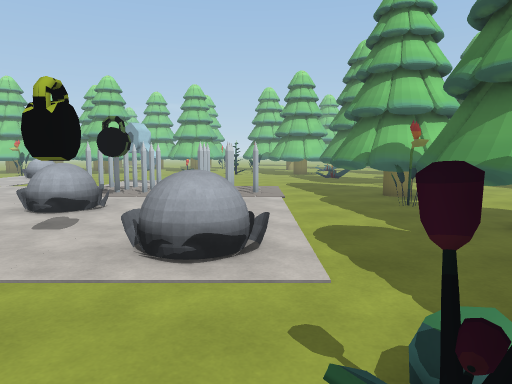
View 1 (above)

24 first-person views from a walk through a scene from a Unity 3-D project. The camera is 1.5 m above the floor, tilts 6° down and sees 70° across. The floor is counted in squares, 1 m on a side. Each view is taken from the middle of a square. On the plan, view 1 faces up. The plan holds only what a view shows up to about 16 squares ahead; the rest is blank. The place goes on beyond the plan. The player is left out.

View 2
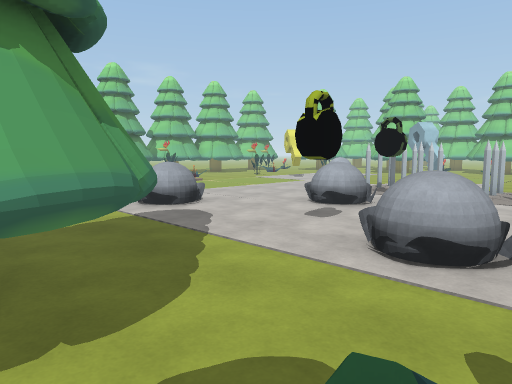

View 3
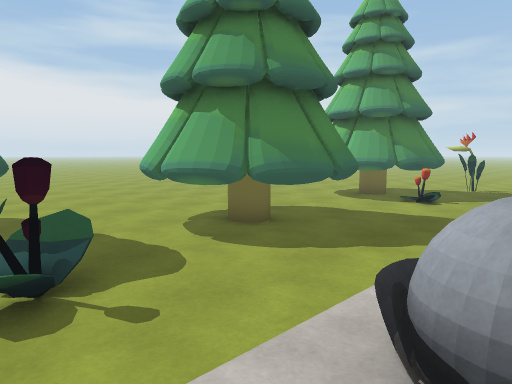

View 4
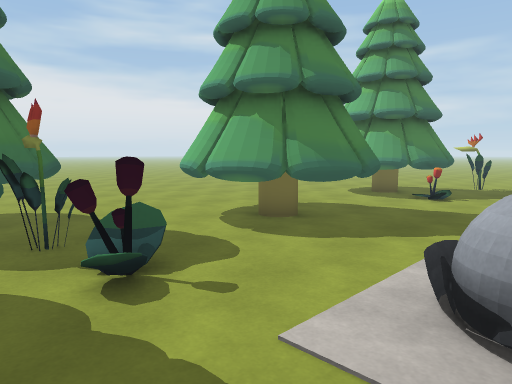

View 5
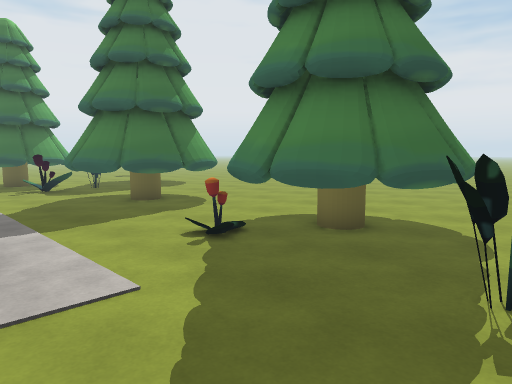

View 6
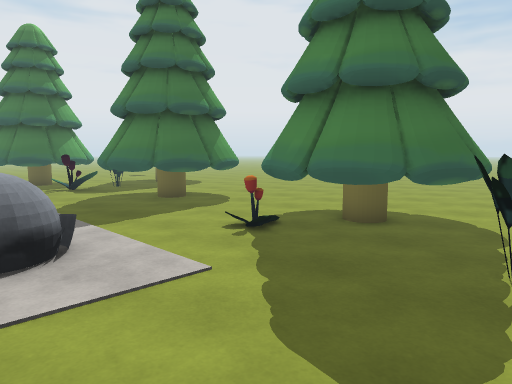

View 7
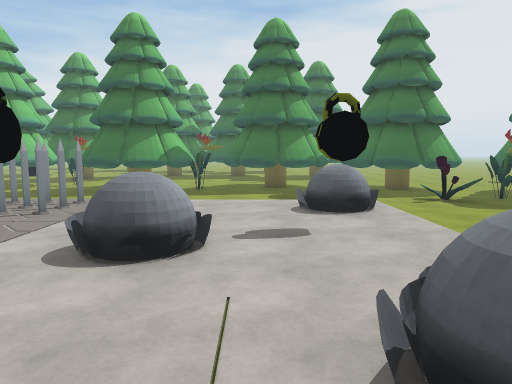

View 8
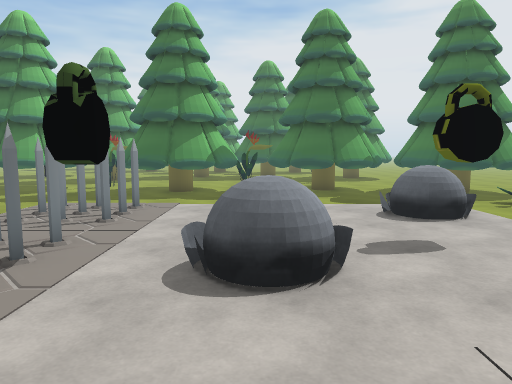

View 9
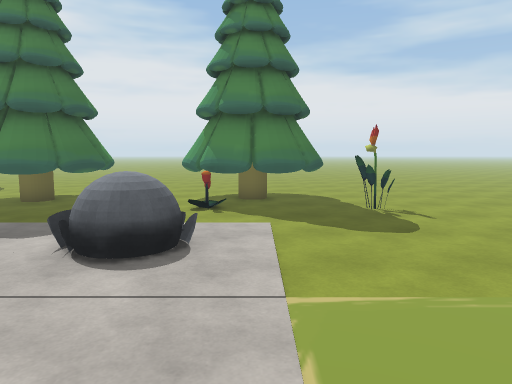

View 10
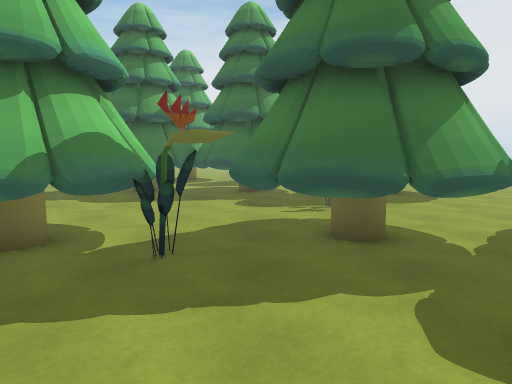

View 11
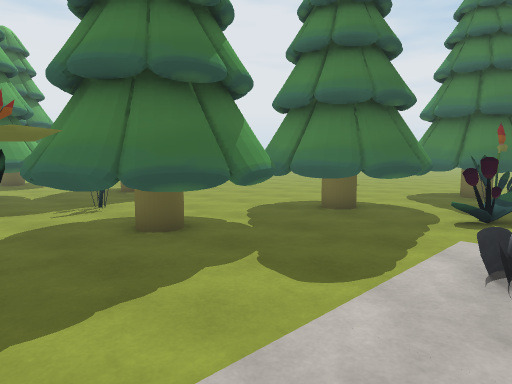

View 12
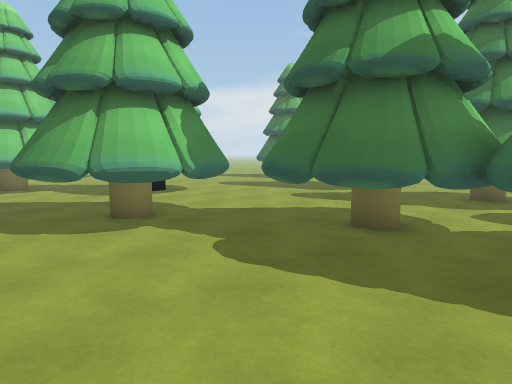

View 13
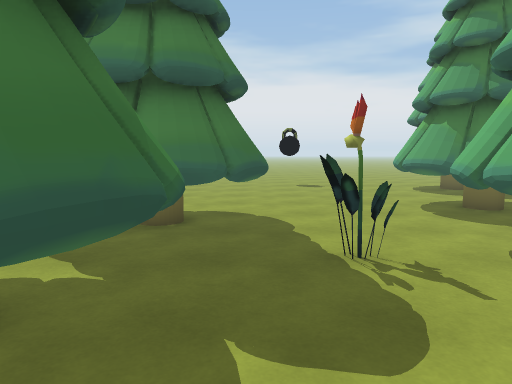

View 14
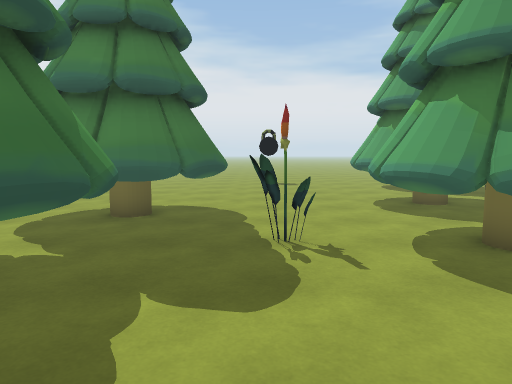

View 15
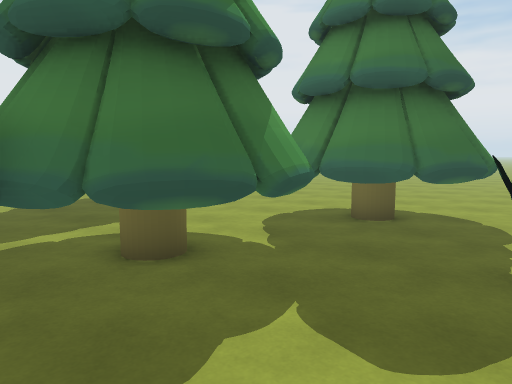

View 16
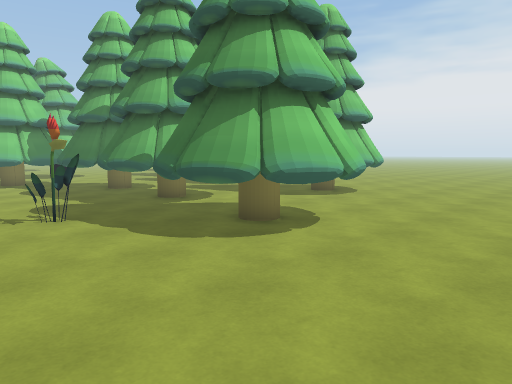

View 17
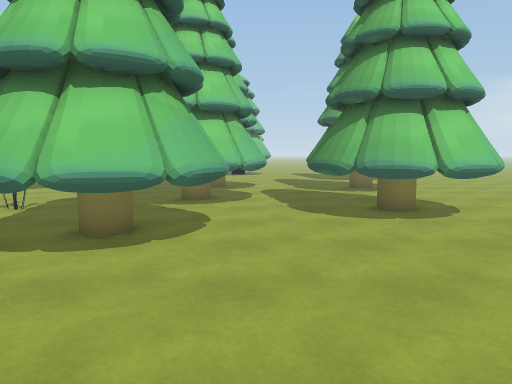

View 18
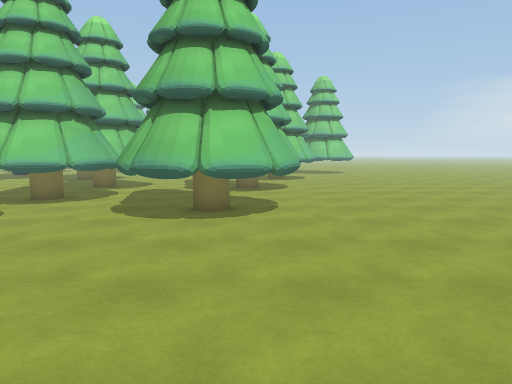

View 19
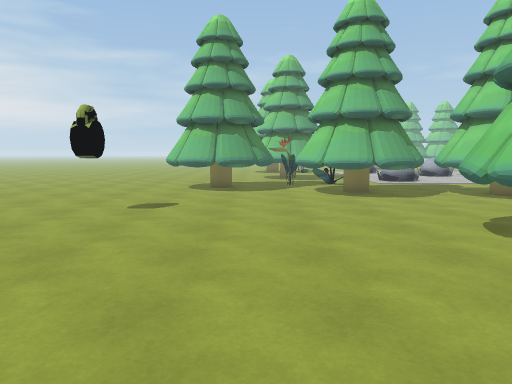

View 20
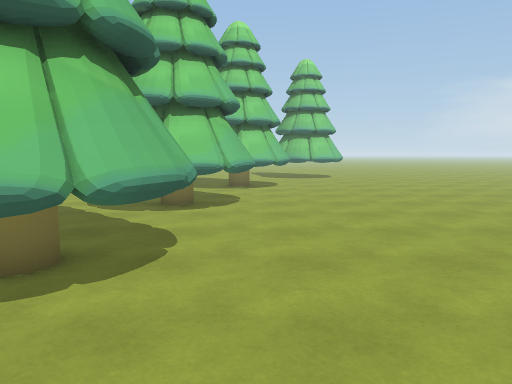

View 21
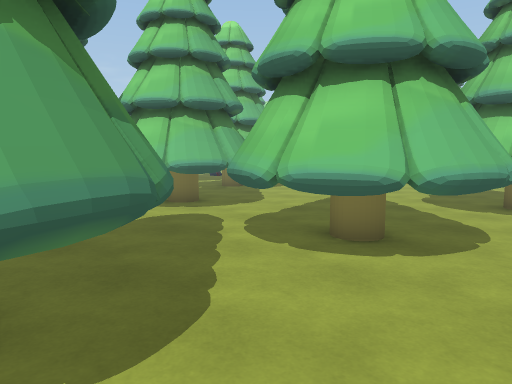

View 22
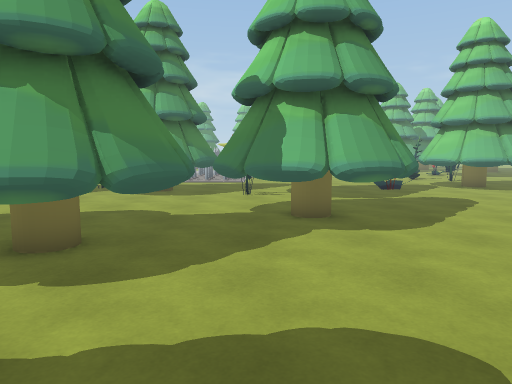

View 23
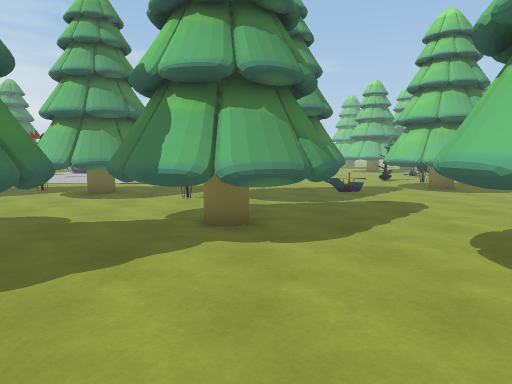

View 24
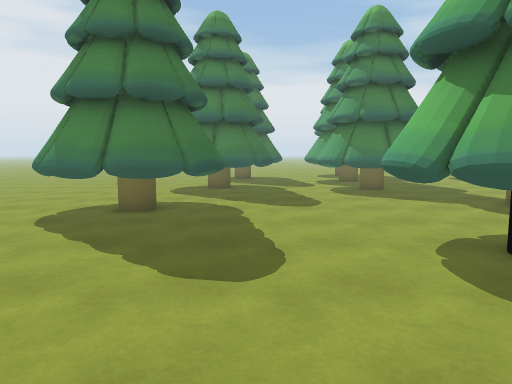

### Floor plan
Key: @ floor where view 1 was taken; # wall or solid block; . floor; S spikes; T tree; F flower; O other object.
Columns run from 15 left of view 1 to 24 right of it. Each row starts with its distance up from view 1.
 29                                   .
 28                    TT    T T
 27                   TTTT.  TTT    .....
 26                   TTT... TTT    .....
 25                   TTT....T     TT.....
 24                   .........   TTT......
 23                    FFF......TTTTT......
 22                   .F  #.....TTTT........
 21                   .   # ..T...T.....TTTT
 20                   .#      TTT......TTTTT
 19                   .#    TTTTT......TTTTT
 18                 ...##  .TTTTT...... TTTT
 17                 ......O.TTTTT.......TTT.
 16                  ........TTTTTT.........
 15          SSS SSS...TTTT....TTTTT..TTT ..
 14          SSS SSS..TTTTT....TTTTT..TTTT .
 13          SSS SSS..TTTTT....TTTTT.TTTTTT.
 12     .     O     ..TTTTT....TTTTT..TTTTT.
 11           O   . ...FFT.....TTTT ..TTTT..
 10      .   OOO    ...........TTTTT........
  9          OO   . ...TTTT....TTTTT.. TT...
  8  ....           ...TTTTT...TTTTT. TTTT..
  7 ..... O    O  O ..TTTTTT.F..TTT..TTTTT..
  6 .....OOO   OOOOO...TTTTT...TTT...TTTTT..
  5 ......O       OO...TTTT...TTTTT..TTTT...
  4 ..................TTTT....TTTTT.........
  3 ..................TTTTT...TTTTT.........
  2 .F..T.....TTTT...FTTTTT....TTT..........
  1 ..TTTFF..TTTTT....TTTTT.................
  0 ..TTTTT..TTTTT.@..TTTT.................
 -1 ..TTTTT..TTTTT...FT....................
 -2 .. TTTT...T   ..TTTT............. .
 -3 ...   .........TTTTTT............   .
 -4 ............... TTTTT............
 -5   ..............  TT...........
 -6   ..............  T.....OO....

Where each view was taken, in squares from view 1:
view 1: 0 up, 0 right, facing up
view 2: 0 up, 1 right, facing up-left
view 3: 6 up, 2 right, facing down-left
view 4: 6 up, 3 right, facing down-left
view 5: 6 up, 15 left, facing down-right
view 6: 7 up, 15 left, facing down-right
view 7: 8 up, 11 left, facing right
view 8: 10 up, 10 left, facing right
view 9: 12 up, 11 left, facing down
view 10: 9 up, 1 left, facing right
view 11: 11 up, 1 left, facing down-right
view 12: 10 up, 7 right, facing up-right
view 13: 12 up, 11 right, facing down
view 14: 13 up, 10 right, facing down
view 15: 12 up, 9 right, facing down-right
view 16: 2 down, 7 right, facing up-right
view 17: 3 down, 16 right, facing up
view 18: 3 down, 21 right, facing up
view 19: 2 down, 19 right, facing left
view 20: 2 up, 23 right, facing up
view 21: 7 up, 24 right, facing up-left
view 22: 17 up, 20 right, facing left
view 23: 19 up, 19 right, facing left
view 24: 29 up, 19 right, facing down
